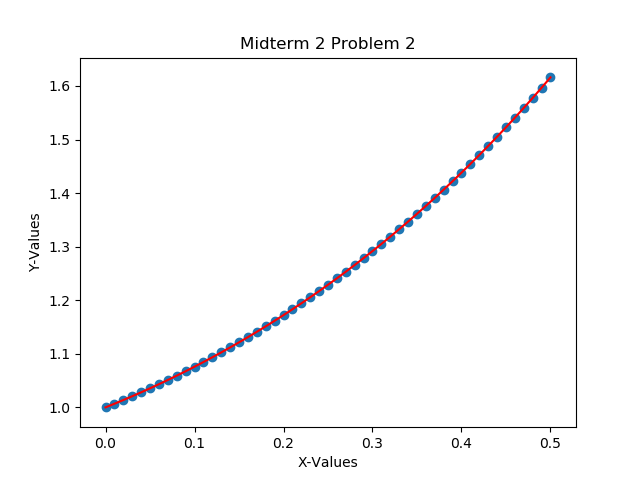

The script that drew this image:
# Darren Kong
# 110770716
# AMS326 Midterm 2
import math
import matplotlib.pyplot as plt


def f(x, y):
    return x+y+(x*y)

#Runge Kutta Method
def runge_kutta(f, x0, y0, h):
    k1 = f(x0, y0)
    k2 = f(x0 + (.5*h), y0 + (.5*h*k1))
    k3 = f(x0 + (.5*h), y0 + (.5*h*k2))
    k4 = f(x0 + h, y0 + (h*k3))
    tn1 = x0 + h
    yn1 = y0 + ((1/6)*h*(k1 + k2 + k3 + k4))
    return tn1 , yn1

def problem2(x0, y0, h, max):
    xplot = list()
    yplot = list()
    x = x0
    y = y0
    h = .01
    while x <= max:
        xplot.append(x)
        yplot.append(y)
        x, y = runge_kutta(f, x, y, h)
        x = round(x, 2)
    return xplot, yplot

xplot, yplot = problem2(0, 1, .01, .5)
#print(xplot)
#print(yplot)
interpolatex = [.1, .2, .3, .4, .5]
interpolatey = list()
for x in interpolatex:
    interpolatey.append(yplot[xplot.index(x)])
#print(interpolatey)

#Gaussian Elimination

def swap_row(m, i, j):
    temp = m[i]
    m[i] = m[j]
    m[j] = temp
    return m
def gauss_elimination(m):
    for i in range(len(m)):
        max_element = abs(m[i][i])
        max_row = i
        for j in range(i+1, len(m)):
            if abs(m[j][i]) > max_element:
                max_element = abs(m[j][i])
                max_row = j
        swap_row(m, i, max_row)
        #Forward elemination
        for j in range(i+1, len(m)):
            factor = m[j][i]/m[i][i]
            for k in range(i, len(m)+1):
                if i == k:
                    m[j][k] = 0
                else:
                    m[j][k] -= factor*m[i][k]
    # At this point, we have an upper triangular matrix
    # Back substitution
    x = [0]*len(m)
    for i in reversed(range(len(m))):
        x[i] = m[i][len(m)]/m[i][i]
        for j in reversed(range(len(m))):
            m[j][len(m)] -= m[j][i]*x[i]
    return x

def create_interpolant_matrix(Ys, Xs):
    m = [[0 for i in range(len(Xs))] for j in range(len(Xs))]
    for i in range(len(Xs)):
        for j in range(len(Xs)):
            # Needs to be in the correct row column template
            m[i][len(Xs)-1-j] = math.pow(Xs[i], j)
        #print(Xs[i]-1)
        m[i].append(Ys[i])
    #print(m)
    return m

a_coef = gauss_elimination(create_interpolant_matrix(interpolatey, interpolatex))

#print("ACoefficients " + str(a_coef))

def p_x(a_coef, x):
    val = 0
    for i in range(0, len(a_coef)):
        val += a_coef[i]*(x**(len(a_coef)-1-i))
    return val

poly_y = list()
for x in xplot:
    poly_y.append(p_x(a_coef, x))

plt.plot(xplot, poly_y, color='red')
plt.scatter(xplot, yplot)
plt.title("Midterm 2 Problem 2")
plt.xlabel('X-Values')
plt.ylabel('Y-Values')
plt.show()
